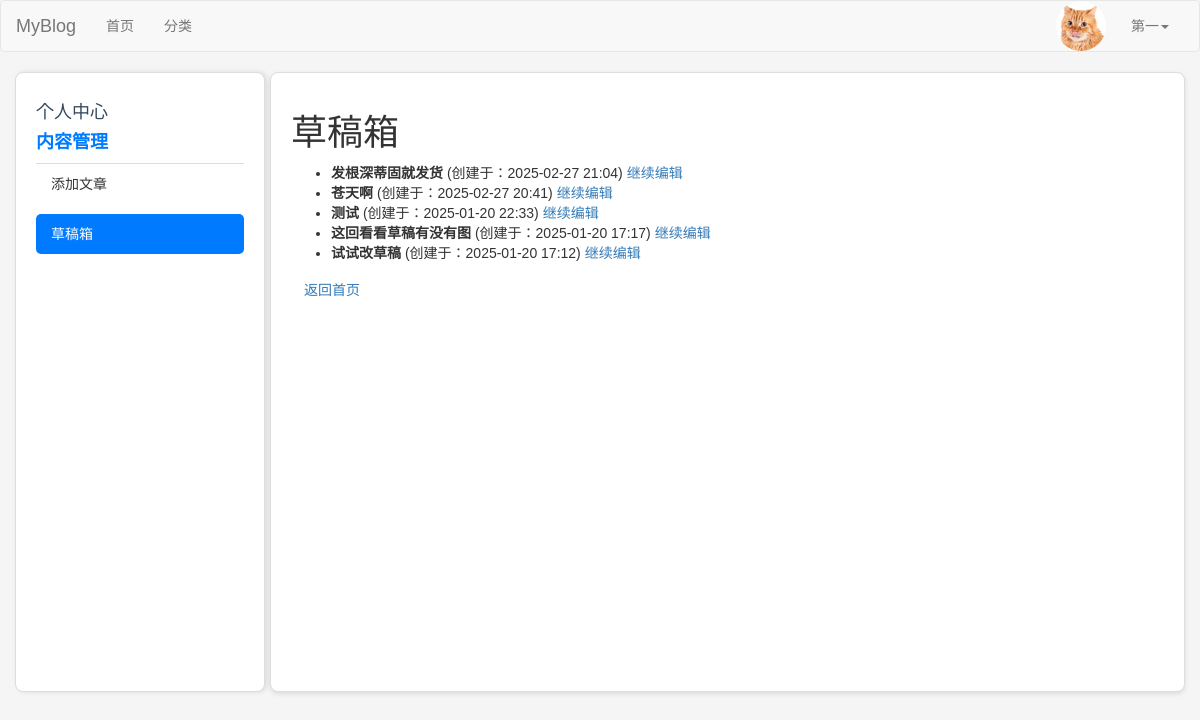
Page /drafts/ (signed in) on the committed database.
### users/models.py (models this page shows, shortened)
class UserProfile(models.Model):
    USER_GENDER_TYPE = (
        ('male','男'),
        ('female','女'),
    )
    owner = models.OneToOneField(User, on_delete=models.CASCADE, verbose_name='用户')
    nickname=models.CharField(verbose_name='昵称',max_length=23,blank=True,null=True)
    birthday=models.DateTimeField(verbose_name='生日',blank=True,null=True)
    gender=models.CharField(verbose_name='性别', choices=USER_GENDER_TYPE,max_length=6,default='male')
    image=models.ImageField(verbose_name='用户头像',upload_to=user_avatar_upload_to,default='image/default.jpg',max_length=255)
    desc=models.TextField(verbose_name='个人简介',max_length=200,blank=True,default='')
    signature=models.CharField(verbose_name='个性签名',max_length=50,blank=True,default='')

### blog/models.py (models this page shows, shortened)
class Post(models.Model):
    DRAFT = 'draft'
    PUBLISHED = 'published'
    STATUS_CHOICES = [
        (DRAFT, '草稿'),
        (PUBLISHED, '已发布'),
    ]
    title = models.CharField(max_length=61, verbose_name="文章标题")
    desc = models.TextField(max_length=200, blank=True, default="", verbose_name="文章描述")
    category = models.ForeignKey(Category, on_delete=models.CASCADE, verbose_name="分类")
    content = models.TextField(verbose_name="文章详情")
    tags = models.ManyToManyField(Tag, related_name='posts', verbose_name="文章标签")  # 修改为 ManyToManyField
    owner = models.ForeignKey(User, on_delete=models.CASCADE, verbose_name="作者")
    is_hot = models.BooleanField(default=False, verbose_name='是否热门')
    pv = models.IntegerField(default=0, verbose_name='浏览量')
    add_date = models.DateTimeField(auto_now_add=True, verbose_name="添加时间")
    pub_date = models.DateTimeField(auto_now=True, verbose_name="修改时间")
    status = models.CharField(max_length=10, choices=STATUS_CHOICES, default=DRAFT, verbose_name="状态")
    liked_users = models.ManyToManyField(
        User,
        related_name="liked_posts",
        blank=True,
        verbose_name="点赞用户",
    )
    favorited_users = models.ManyToManyField(
        User,
        related_name="favorited_posts",
        blank=True,
        verbose_name="收藏用户",
    )
    class Meta:
        verbose_name = "文章"
        verbose_name_plural = verbose_name

### blog/views/post.py (the view)
# urls.py: path('drafts/', post.draft_list, name='draft_list'),  # 草稿箱
@login_required
def draft_list(request):
    drafts = Post.objects.filter(owner=request.user, status=Post.DRAFT).order_by('-add_date')
    return render(request, 'draft_list.html', { 'drafts': drafts, 'active_menu': 'content-manage', 'active_link': 'draft_list'})

### blog/templates/draft_list.html (shortened to what this page needs)
{% extends 'layout/user.html' %}
{% block user_content %}
    <h1>草稿箱</h1>
    <ul>
        {% for draft in drafts %}
            <li>
                <strong>{{ draft.title }}</strong> (创建于：{{ draft.add_date|date:"Y-m-d H:i" }})
                <a href="{% url 'blog:edit_draft' draft.id %}">继续编辑</a>
            </li>
        {% empty %}
            <p>暂无草稿。</p>
        {% endfor %}
    </ul>
    <a href="{% url 'blog:index' %}" class="btn btn-secondary">返回首页</a>
{% endblock %}

### users/templates/layout/basic.html (shortened to what this page needs)
{% load static %}
<!DOCTYPE html>
<html lang="en">
<head>
    <link rel="stylesheet" href="{% static 'plugin/bootstrap/css/bootstrap.css' %}">
    <link rel="stylesheet" href="{% static 'plugin/font-awesome/css/font-awesome.min.css' %}">
    <link rel="stylesheet" href="{% static 'css/blog.css' %}">
    <link href="https://cdn.quilljs.com/1.3.6/quill.snow.css" rel="stylesheet">
    <link href="{% static 'plugin/bootstrap-datepicker-1.10.0/dist/css/bootstrap-datepicker.min.css' %}"
          rel="stylesheet">
    <link rel="stylesheet" href="{% static 'plugin/bootstrap-select-1.13.14/dist/css/bootstrap-select.min.css' %}">
    <link rel="stylesheet" href="{% static 'plugin/select2-develop/dist/css/select2.min.css' %}">
    {% block css %}{% endblock %}
</head>
<body>
<nav class="navbar navbar-default">
    <div class="container-fluid">
        <div class="navbar-header">
            <a class="navbar-brand" href="#">MyBlog</a>
        </div>
        <div class="collapse navbar-collapse" id="bs-example-navbar-collapse-1">
            <ul class="nav navbar-nav">
                <li><a href="{% url 'blog:index' %}">首页<span class="sr-only">(current)</span></a></li>
                <li><a href="{% url 'blog:category_list' %}">分类</a></li>
            </ul>
            <ul class="nav navbar-nav navbar-right">
    {% if request.user.is_authenticated %}
        <li class="user-avatar">
            <img src="{{ request.user.userprofile.image.url }}" alt="User Avatar" class="avatar-img">
        </li>
        <li class="dropdown">
            <a href="#" class="dropdown-toggle" data-toggle="dropdown" role="button" aria-haspopup="true"
               aria-expanded="false">
               {{ request.user.username }}<span class="caret"></span>
            </a>
        </li>
    {% else %}
        <li><a href="{% url 'users:login' %}">登录</a></li>
        <li><a href="{% url 'users:register' %}" target="_blank">注册</a></li>
    {% endif %}
</ul>
        </div>
    </div>
</nav>
{% block content %}{% endblock %}
</body>
</html>

### static/css/blog.css (style rules this page uses)
.user-avatar { display: inline-block; vertical-align: middle; margin-right: 10px; }
.avatar-img { width: 50px; height: 50px; border-radius: 50%; object-fit: cover; }

### static/css/user.css (style rules this page uses)
body { font-family: Arial, sans-serif; margin: 0; padding: 0; background-color: #f9f9f9; }

### blog/templates/layout/user.html (style rules this page uses)
body { font-family: 'Arial', sans-serif; background-color: #f5f5f5; margin: 0; padding: 0; }

### users/templates/layout/basic.html (style rules this page uses)
.user-avatar { display: inline-block; vertical-align: middle; margin-right: 10px; }
.avatar-img { width: 50px; height: 50px; border-radius: 50%; object-fit: cover; }

### rows in the picture
Post: title "发根深蒂固就发货", add_date "2025-02-27 21:04"
Post: title "苍天啊", add_date "2025-02-27 20:41"
Post: title "测试", add_date "2025-01-20 22:33"
Post: title "这回看看草稿有没有图", add_date "2025-01-20 17:17"
Post: title "试试改草稿", add_date "2025-01-20 17:12"

### other values in the picture
{{ request.user.username }} "第一"
